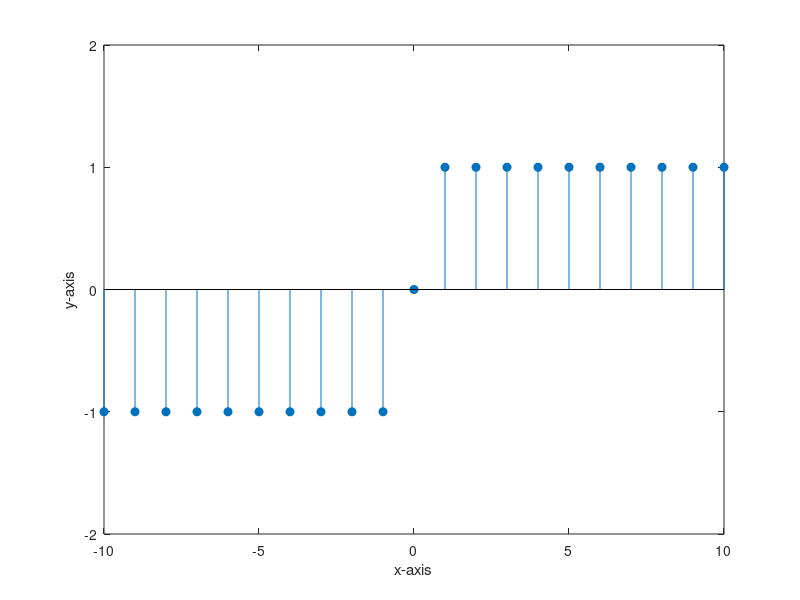

Here is the MATLAB script that generated this plot:
n = -10:10;
x1=[-ones(1,10) 0 ones(1,10)];
stem(n,x1,'filled');
xlabel('x-axis');
ylabel('y-axis');
axis([-10 10 -2 2]);
